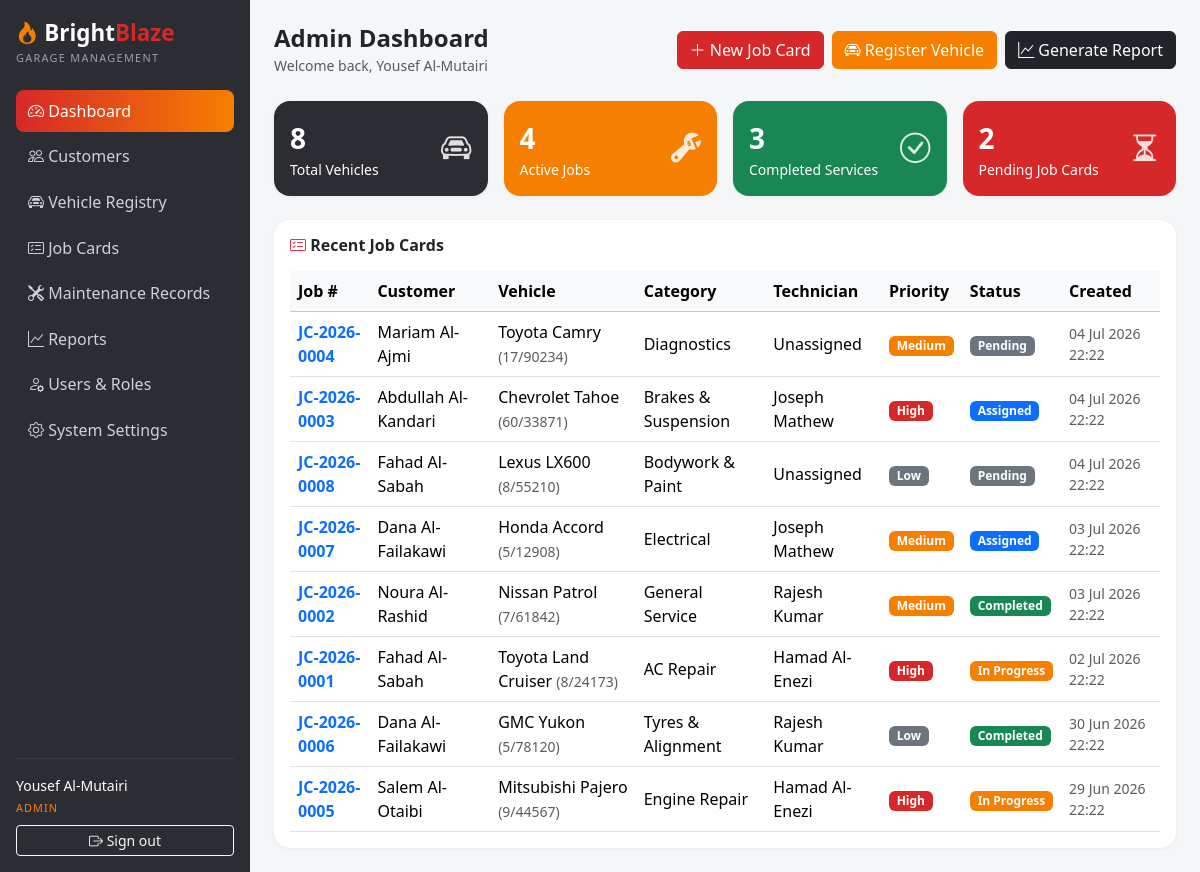
Page /admin/dashboard.php (signed in) on the committed database.
### tables this page shows
CREATE TABLE `job_cards` (
  `id` INT UNSIGNED NOT NULL AUTO_INCREMENT,
  `job_number` VARCHAR(20) NOT NULL,
  `customer_id` INT UNSIGNED NOT NULL,
  `vehicle_id` INT UNSIGNED NOT NULL,
  `service_category` VARCHAR(60) NOT NULL,
  `technician_id` INT UNSIGNED DEFAULT NULL,
  `priority` ENUM('Low','Medium','High') NOT NULL DEFAULT 'Medium',
  `status` ENUM('Pending','Assigned','In Progress','Completed','Cancelled') NOT NULL DEFAULT 'Pending',
  `problem_description` TEXT NOT NULL,
  `estimated_completion` DATE DEFAULT NULL,
  `created_at` TIMESTAMP NOT NULL DEFAULT CURRENT_TIMESTAMP,
  `completed_at` DATETIME DEFAULT NULL,
  `updated_at` TIMESTAMP NOT NULL DEFAULT CURRENT_TIMESTAMP ON UPDATE CURRENT_TIMESTAMP,
  PRIMARY KEY (`id`),
  UNIQUE KEY `uq_job_cards_number` (`job_number`),
  KEY `idx_job_cards_status` (`status`),
  KEY `idx_job_cards_priority` (`priority`),
  KEY `idx_job_cards_customer` (`customer_id`),
  KEY `idx_job_cards_vehicle` (`vehicle_id`),
  KEY `idx_job_cards_technician` (`technician_id`),
  CONSTRAINT `fk_job_cards_customer` FOREIGN KEY (`customer_id`) REFERENCES `customers` (`id`) ON DELETE CASCADE,
  CONSTRAINT `fk_job_cards_vehicle` FOREIGN KEY (`vehicle_id`) REFERENCES `vehicles` (`id`) ON DELETE CASCADE,
  CONSTRAINT `fk_job_cards_technician` FOREIGN KEY (`technician_id`) REFERENCES `users` (`id`) ON DELETE SET NULL
);

CREATE TABLE `customers` (
  `id` INT UNSIGNED NOT NULL AUTO_INCREMENT,
  `name` VARCHAR(120) NOT NULL,
  `phone` VARCHAR(20) NOT NULL,
  `email` VARCHAR(120) DEFAULT NULL,
  `address` VARCHAR(255) DEFAULT NULL,
  `created_at` TIMESTAMP NOT NULL DEFAULT CURRENT_TIMESTAMP,
  `updated_at` TIMESTAMP NOT NULL DEFAULT CURRENT_TIMESTAMP ON UPDATE CURRENT_TIMESTAMP,
  PRIMARY KEY (`id`),
  KEY `idx_customers_name` (`name`),
  KEY `idx_customers_phone` (`phone`)
);

CREATE TABLE `vehicles` (
  `id` INT UNSIGNED NOT NULL AUTO_INCREMENT,
  `customer_id` INT UNSIGNED NOT NULL,
  `plate_number` VARCHAR(20) NOT NULL,
  `make` VARCHAR(60) NOT NULL,
  `model` VARCHAR(60) NOT NULL,
  `year` SMALLINT UNSIGNED DEFAULT NULL,
  `color` VARCHAR(40) DEFAULT NULL,
  `vin` VARCHAR(30) DEFAULT NULL,
  `created_at` TIMESTAMP NOT NULL DEFAULT CURRENT_TIMESTAMP,
  `updated_at` TIMESTAMP NOT NULL DEFAULT CURRENT_TIMESTAMP ON UPDATE CURRENT_TIMESTAMP,
  PRIMARY KEY (`id`),
  UNIQUE KEY `uq_vehicles_plate` (`plate_number`),
  UNIQUE KEY `uq_vehicles_vin` (`vin`),
  KEY `idx_vehicles_customer` (`customer_id`),
  CONSTRAINT `fk_vehicles_customer` FOREIGN KEY (`customer_id`) REFERENCES `customers` (`id`) ON DELETE CASCADE
);

CREATE TABLE `users` (
  `id` INT UNSIGNED NOT NULL AUTO_INCREMENT,
  `username` VARCHAR(80) NOT NULL,
  `full_name` VARCHAR(120) NOT NULL,
  `email` VARCHAR(120) DEFAULT NULL,
  `phone` VARCHAR(20) DEFAULT NULL,
  `password_hash` VARCHAR(255) NOT NULL,
  `role_id` INT UNSIGNED NOT NULL,
  `is_active` TINYINT(1) NOT NULL DEFAULT 1,
  `created_at` TIMESTAMP NOT NULL DEFAULT CURRENT_TIMESTAMP,
  `updated_at` TIMESTAMP NOT NULL DEFAULT CURRENT_TIMESTAMP ON UPDATE CURRENT_TIMESTAMP,
  PRIMARY KEY (`id`),
  UNIQUE KEY `uq_users_username` (`username`),
  KEY `idx_users_role` (`role_id`),
  CONSTRAINT `fk_users_role` FOREIGN KEY (`role_id`) REFERENCES `roles` (`id`)
);

### config/config.php (called while the page is built, shortened)
<?php
require_once __DIR__ . '/database.php';
function base_url(string $path = ''): string
{
    return BASE_URL . ltrim($path, '/');
}

### includes/session.php (called while the page is built, shortened)
<?php
require_once __DIR__ . '/functions.php';
function current_user_name(): string
{
    return $_SESSION['full_name'] ?? '';
}
function current_role(): string
{
    return $_SESSION['role'] ?? '';
}
function is_admin(): bool
{
    return current_role() === 'admin';
}

### config/database.php (called while the page is built, shortened)
<?php
function db(): PDO
{
    static $pdo = null;
    if ($pdo === null) {
        $dsn = 'mysql:host=' . DB_HOST . ';dbname=' . DB_NAME . ';charset=utf8mb4';
        try {
            $pdo = new PDO($dsn, DB_USER, DB_PASS, [
                PDO::ATTR_ERRMODE            => PDO::ERRMODE_EXCEPTION,
                PDO::ATTR_DEFAULT_FETCH_MODE => PDO::FETCH_ASSOC,
                PDO::ATTR_EMULATE_PREPARES   => false,
            ]);
        } catch (PDOException $e) {
            http_response_code(500);
            die('Database connection failed. Check config/database.php and make sure MySQL is running and the brightblaze_garage database is imported.');
        }
    }
    return $pdo;
}

### admin/dashboard.php (the view, shortened to what this page needs)
<?php
require_once __DIR__ . '/../config/config.php';
require_once __DIR__ . '/../includes/session.php';
$active = 'dashboard';
$totalVehicles = (int) db()->query('SELECT COUNT(*) FROM vehicles')->fetchColumn();
$activeJobs    = (int) db()->query("SELECT COUNT(*) FROM job_cards WHERE status IN ('Assigned', 'In Progress')")->fetchColumn();
$completed     = (int) db()->query("SELECT COUNT(*) FROM job_cards WHERE status = 'Completed'")->fetchColumn();
$pending       = (int) db()->query("SELECT COUNT(*) FROM job_cards WHERE status = 'Pending'")->fetchColumn();
$recentJobs = db()->query(
    "SELECT jc.id, jc.job_number, jc.service_category, jc.priority, jc.status, jc.created_at,
            c.name AS customer_name, v.plate_number, v.make, v.model,
            u.full_name AS technician_name
     FROM job_cards jc
     JOIN customers c ON c.id = jc.customer_id
     JOIN vehicles v ON v.id = jc.vehicle_id
     LEFT JOIN users u ON u.id = jc.technician_id
     ORDER BY jc.created_at DESC
     LIMIT 8"
)->fetchAll();
include __DIR__ . '/../includes/header.php';
?>
<div class="d-flex justify-content-between align-items-center flex-wrap gap-2 mb-4">
  <div>
    <h4 class="fw-bold mb-0">Admin Dashboard</h4>
    <span class="text-muted small">Welcome back, <?= e(current_user_name()) ?></span>
  </div>
  <div class="d-flex gap-2 flex-wrap">
    <a class="btn btn-bb" href="<?= base_url('job_cards/form.php') ?>"><i class="bi bi-plus-lg"></i> New Job Card</a>
    <a class="btn btn-bb-orange" href="<?= base_url('vehicles/form.php') ?>"><i class="bi bi-car-front"></i> Register Vehicle</a>
    <a class="btn btn-dark" href="<?= base_url('reports/index.php') ?>"><i class="bi bi-graph-up"></i> Generate Report</a>
  </div>
</div>
<div class="row g-3 mb-4">
  <div class="col-sm-6 col-xl-3">
    <div class="card bb-stat bg-bb-dark"><div class="card-body d-flex justify-content-between align-items-center">
      <div><div class="fs-3 fw-bold"><?= $totalVehicles ?></div><div class="small">Total Vehicles</div></div>
      <i class="bi bi-car-front"></i>
    </div></div>
  </div>
  <div class="col-sm-6 col-xl-3">
    <div class="card bb-stat bg-bb-orange"><div class="card-body d-flex justify-content-between align-items-center">
      <div><div class="fs-3 fw-bold"><?= $activeJobs ?></div><div class="small">Active Jobs</div></div>
      <i class="bi bi-wrench-adjustable"></i>
    </div></div>
  </div>
  <div class="col-sm-6 col-xl-3">
    <div class="card bb-stat bg-success"><div class="card-body d-flex justify-content-between align-items-center">
      <div><div class="fs-3 fw-bold"><?= $completed ?></div><div class="small">Completed Services</div></div>
      <i class="bi bi-check-circle"></i>
    </div></div>
  </div>
  <div class="col-sm-6 col-xl-3">
    <div class="card bb-stat bg-bb-red"><div class="card-body d-flex justify-content-between align-items-center">
      <div><div class="fs-3 fw-bold"><?= $pending ?></div><div class="small">Pending Job Cards</div></div>
      <i class="bi bi-hourglass-split"></i>
    </div></div>
  </div>
</div>
<div class="card">
  <div class="card-body">
    <h6 class="fw-bold mb-3"><i class="bi bi-card-checklist text-danger"></i> Recent Job Cards</h6>
    <div class="table-responsive">
      <table class="table table-hover align-middle mb-0">
        <thead class="table-light">
          <tr>
            <th>Job #</th><th>Customer</th><th>Vehicle</th><th>Category</th>
            <th>Technician</th><th>Priority</th><th>Status</th><th>Created</th>
          </tr>
        </thead>
        <tbody>
          <?php foreach ($recentJobs as $job): ?>
            <tr>
              <td class="fw-semibold"><a class="text-decoration-none" href="<?= base_url('job_cards/view.php?id=' . (int) $job['id']) ?>"><?= e($job['job_number']) ?></a></td>
              <td><?= e($job['customer_name']) ?></td>
              <td><?= e($job['make'] . ' ' . $job['model']) ?> <span class="text-muted small">(<?= e($job['plate_number']) ?>)</span></td>
              <td><?= e($job['service_category']) ?></td>
              <td><?= e($job['technician_name'] ?? 'Unassigned') ?></td>
              <td><?= priority_badge($job['priority']) ?></td>
              <td><?= status_badge($job['status']) ?></td>
              <td class="text-muted small"><?= format_date($job['created_at'], 'd M Y H:i') ?></td>
            </tr>
          <?php endforeach; ?>
        </tbody>
      </table>
    </div>
  </div>
</div>
<?php include __DIR__ . '/../includes/footer.php'; ?>

### includes/header.php (shortened to what this page needs)
<!doctype html>
<html lang="en">
<head>
  <link href="https://cdn.jsdelivr.net/npm/bootstrap@5.3.3/dist/css/bootstrap.min.css" rel="stylesheet">
  <link href="https://cdn.jsdelivr.net/npm/bootstrap-icons@1.11.3/font/bootstrap-icons.css" rel="stylesheet">
  <link href="<?= base_url('assets/css/style.css') ?>" rel="stylesheet">
</head>
<body>
<div class="bb-layout d-flex">
  <?php include __DIR__ . '/sidebar.php'; ?>
  <main class="bb-content flex-grow-1 p-4">

### includes/sidebar.php (shortened to what this page needs)
<?php
function bb_nav_item(string $key, string $href, string $icon, string $label): void
{
    global $active;
    $class = (isset($active) && $active === $key) ? ' active' : '';
    echo '<a class="nav-link' . $class . '" href="' . base_url($href) . '"><i class="bi ' . $icon . '"></i> ' . $label . '</a>' . PHP_EOL;
}
?>
<aside class="bb-sidebar d-flex flex-column p-3">
  <div class="bb-brand mb-4">
    <i class="bi bi-fire"></i> Bright<span>Blaze</span>
    <small class="d-block">Garage Management</small>
  </div>
  <nav class="nav flex-column gap-1">
    <?php if (is_admin()): ?>
      <?php
      bb_nav_item('dashboard', 'admin/dashboard.php', 'bi-speedometer2', 'Dashboard');
      ?>
    <?php endif; ?>
  </nav>
  <div class="mt-auto bb-user pt-3">
    <div class="small">
      <?= e(current_user_name()) ?><br>
      <span class="bb-role text-uppercase"><?= e(current_role()) ?></span>
    </div>
    <a class="btn btn-sm btn-outline-light mt-2 w-100" href="<?= base_url('auth/logout.php') ?>">
      <i class="bi bi-box-arrow-right"></i> Sign out
    </a>
  </div>
</aside>

### includes/functions.php (shortened to what this page needs)
<?php
function e(?string $value): string
{
    return htmlspecialchars((string) $value, ENT_QUOTES, 'UTF-8');
}
function status_badge(string $status): string
{
    $slug = strtolower(str_replace(' ', '-', $status));
    return '<span class="badge bb-status-' . e($slug) . '">' . e($status) . '</span>';
}
function priority_badge(string $priority): string
{
    $slug = strtolower($priority);
    return '<span class="badge bb-priority-' . e($slug) . '">' . e($priority) . '</span>';
}
function format_date(?string $value, string $format = 'd M Y'): string
{
    return date($format, strtotime($value));
}

### includes/footer.php (shortened to what this page needs)
  </main>
</div>
</body>
</html>

### assets/css/style.css (style rules this page uses)
:root { --bb-red: #d62828; --bb-orange: #f77f00; --bb-dark: #2b2d33; --bb-darker: #212226; }
body { background: #f5f6f8; }
.bb-layout { min-height: 100vh; }
.bb-sidebar { width: 250px; flex-shrink: 0; min-height: 100vh; background: var(--bb-dark); color: #fff; position: sticky; top: 0; }
.bb-brand { font-size: 1.4rem; font-weight: 800; color: #fff; }
.bb-brand i { color: var(--bb-orange); }
.bb-brand span { color: var(--bb-red); }
.bb-brand small { font-size: 0.68rem; font-weight: 500; color: #9aa0a8; letter-spacing: 0.12em; text-transform: uppercase; }
.bb-sidebar .nav-link { color: #cfd2d8; border-radius: 0.5rem; padding: 0.55rem 0.75rem; }
.bb-sidebar .nav-link.active { background: linear-gradient(90deg, var(--bb-red), var(--bb-orange)); color: #fff; }
.bb-user { border-top: 1px solid #3a3d45; }
.bb-role { color: var(--bb-orange); font-size: 0.68rem; letter-spacing: 0.1em; }
.card { border: 0; border-radius: 1rem; box-shadow: 0 1px 4px rgba(0, 0, 0, 0.06); }
.bb-stat { color: #fff; }
.bb-stat .bi { font-size: 1.9rem; opacity: 0.85; }
.bg-bb-red { background: var(--bb-red); }
.bg-bb-orange { background: var(--bb-orange); }
.bg-bb-dark { background: var(--bb-dark); }
.btn-bb { background: var(--bb-red); border-color: var(--bb-red); color: #fff; }
.btn-bb-orange { background: var(--bb-orange); border-color: var(--bb-orange); color: #fff; }
.badge.bb-status-pending { background: #6c757d; }
.badge.bb-status-assigned { background: #0d6efd; }
.badge.bb-status-in-progress { background: var(--bb-orange); }
.badge.bb-status-completed { background: #198754; }
.badge.bb-priority-low { background: #6c757d; }
.badge.bb-priority-medium { background: var(--bb-orange); }
.badge.bb-priority-high { background: var(--bb-red); }

### rows in the picture
job_cards: job_number "JC-2026-0004", customer.name "Mariam Al-Ajmi", vehicle.model "Toyota Camry", vehicle.plate_number "17/90234", service_category "Diagnostics", technician_name "Unassigned", priority "Medium", status "Pending", created_at "04 Jul 2026 22:22"
job_cards: job_number "JC-2026-0003", customer.name "Abdullah Al-Kandari", vehicle.model "Chevrolet Tahoe", vehicle.plate_number "60/33871", service_category "Brakes & Suspension", technician.full_name "Joseph Mathew", priority "High", status "Assigned", created_at "04 Jul 2026 22:22"
job_cards: job_number "JC-2026-0008", customer.name "Fahad Al-Sabah", vehicle.model "Lexus LX600", vehicle.plate_number "8/55210", service_category "Bodywork & Paint", technician_name "Unassigned", priority "Low", status "Pending", created_at "04 Jul 2026 22:22"
job_cards: job_number "JC-2026-0007", customer.name "Dana Al-Failakawi", vehicle.model "Honda Accord", vehicle.plate_number "5/12908", service_category "Electrical", technician.full_name "Joseph Mathew", priority "Medium", status "Assigned", created_at "03 Jul 2026 22:22"
job_cards: job_number "JC-2026-0002", customer.name "Noura Al-Rashid", vehicle.model "Nissan Patrol", vehicle.plate_number "7/61842", service_category "General Service", technician.full_name "Rajesh Kumar", priority "Medium", status "Completed", created_at "03 Jul 2026 22:22"
job_cards: job_number "JC-2026-0001", customer.name "Fahad Al-Sabah", vehicle.model "Toyota Land Cruiser", vehicle.plate_number "8/24173", service_category "AC Repair", technician.full_name "Hamad Al-Enezi", priority "High", status "In Progress", created_at "02 Jul 2026 22:22"
job_cards: job_number "JC-2026-0006", customer.name "Dana Al-Failakawi", vehicle.model "GMC Yukon", vehicle.plate_number "5/78120", service_category "Tyres & Alignment", technician.full_name "Rajesh Kumar", priority "Low", status "Completed", created_at "30 Jun 2026 22:22"
job_cards: job_number "JC-2026-0005", customer.name "Salem Al-Otaibi", vehicle.model "Mitsubishi Pajero", vehicle.plate_number "9/44567", service_category "Engine Repair", technician.full_name "Hamad Al-Enezi", priority "High", status "In Progress", created_at "29 Jun 2026 22:22"

### other values in the picture
$label "Dashboard Customers Vehicle Registry Job Cards Maintenance Records Reports Users & Roles System Settings"
current_user_name() "Yousef Al-Mutairi"
current_role() "ADMIN"
$totalVehicles "8"
$activeJobs "4"
$completed "3"
$pending "2"
